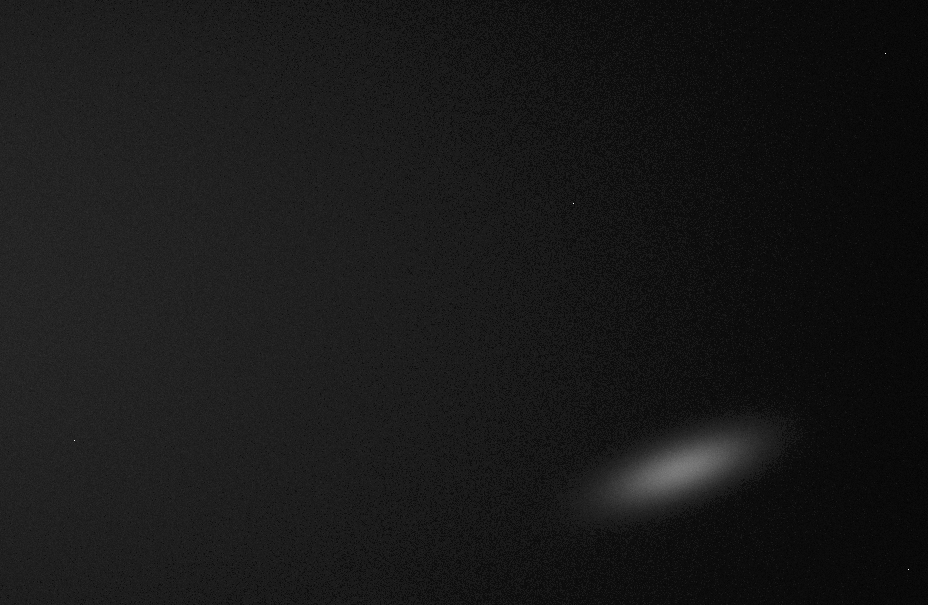
#> input picture test.png, 928 x 605 px
$ python beam_plot_example.py test.png
#> lines starting #> are read from the running program, lines starting #| are printed output that depends on the picture
#> in main, img is the input picture: PIL image 928x605 RGBA; mean R, G, B, A 24.2, 24.2, 24.2, 255
### beam_analysis.py
"""
beam_analysis.py
~~~~~~~~~~~~~~~~

Analysis helpers for transverse laser beam profiles (2D intensity images).

Capabilities:
- ISO 11146 second-moment method: iteratively estimate centroid, principal-axis angle, and second-moment radii (2*sigma) with robust background handling.
- 1D Gaussian fits along the principal axes: fit integrated profiles to A * exp(-2 * ((x - centre)/radius)**2) to obtain 1/e^2 radii.

High-level API: analyze_beam(image) returns a dict with:
- theta: principal-axis angle (radians)
- rx_iso, ry_iso: second-moment radii (2*sigma)
- cx, cy: centroid (pixels) in original image coordinates
- Ix_spectrum, Iy_spectrum: (positions, intensity) tuples
- img_for_spec, img_for_spec_origin: processed ROI (not rotated) and its origin
- gauss_fit_x, gauss_fit_y: Gaussian fit dicts (amplitude, centre, radius, covariance)
- iterations: ISO iteration count

Depends on NumPy and SciPy only.
"""

from __future__ import annotations

import numpy as np
from numpy.typing import ArrayLike
from concurrent.futures import ProcessPoolExecutor
from scipy.ndimage import gaussian_filter
from scipy.ndimage import rotate as nd_rotate
from scipy.optimize import curve_fit
from typing import Dict, Tuple, Optional, Literal, Union, Iterable, List

ClipMode = Literal["none", "zero", "otsu"]

__all__ = [
    "bg_subtract",
    "estimate_background_edge_ring",
    "get_beam_size",
    "fit_gaussian",
    "iso_second_moment",
    "analyze_beam",
    "analyze_beam_batch",
]


def _resolve_clip_mode(value: Union[bool, str, None], *, default: ClipMode = "none") -> ClipMode:
    # Translate user-facing options into an internal clip mode.
    # Accepts booleans (True->'zero', False->'none'), strings, or None.
    if value is None:
        return default
    if isinstance(value, bool):
        return "zero" if value else "none"
    mode = value.lower()
    if mode == "true":
        mode = "zero"
    if mode not in {"none", "zero", "otsu"}:
        raise ValueError(f"Unsupported clip_negatives mode: {value!r}")
    return mode  # type: ignore[return-value]


def _apply_clip_mode(arr: np.ndarray, mode: ClipMode) -> np.ndarray:
    if mode == "none":
        return arr

    finite_mask = np.isfinite(arr)
    if not finite_mask.any():
        arr.fill(0.0)
        return arr

    if mode == "zero":
        arr[~finite_mask] = 0.0
        np.maximum(arr, 0.0, out=arr)
        return arr

    # mode == "otsu": compute a constant floor (Otsu over finite values)
    # and subtract it before clipping to zero.
    finite_vals = arr[finite_mask]
    rmin = float(finite_vals.min())
    shifted = finite_vals - rmin
    rng = float(shifted.max())
    if rng > 0.0:
        hist, edges = np.histogram(shifted, bins=256, range=(0.0, rng))
        p = hist.astype(np.float64)
        p_sum = p.sum()
        if p_sum > 0.0:
            p /= p_sum
        else:
            p.fill(1.0 / p.size)
        w = np.cumsum(p)
        m = np.cumsum(p * np.arange(p.size, dtype=np.float64))
        mt = m[-1]
        denom = w * (1.0 - w)
        sb2 = (mt * w - m) ** 2 / (denom + 1e-18)
        k = int(np.nanargmax(sb2))
        thr = 0.5 * (edges[k] + edges[k + 1])
    else:
        thr = 0.0

    offset = rmin + thr
    arr -= offset
    np.maximum(arr, 0.0, out=arr)
    arr[~finite_mask] = 0.0
    return arr


# [4 lines left out: function _analyze_beam_worker, not called in this run]


def bg_subtract(
    img: ArrayLike,
    *,
    clip_negatives: Union[bool, str, None] = False,
) -> np.ndarray:
    """Robustly subtract the background from an image.

    The background level is estimated from the outer 5 % border of the
    frame. Instead of removing a single scalar offset, we fit an affine
    plane ``a*x + b*y + c`` to the border pixels by means of iterative
    sigma clipping and subtract the fitted plane from the full image.
    This allows slowly varying backgrounds to be removed while retaining
    robustness against outliers along the border. The returned array is
    provided as ``float64``.

    Parameters
    ----------
    img : array_like
        2D array representing the image. The values are converted to
        floating point internally.

    clip_negatives : bool or {"none", "zero", "otsu"}, optional
        Controls how negative residuals are handled after subtraction.
        ``False`` (default) keeps signed data per ISO 11146. ``True`` or
        ``"zero"`` clips only negative values. ``"otsu"`` applies an
        Otsu-derived constant floor before clipping to zero. ISO 11146
        recommends keeping negative samples; clipping can be enabled for
        improved robustness on noisy data.

    Returns
    -------
    np.ndarray
        The background-subtracted image as ``float64``. Negative clipping
        is only applied when ``clip_negatives`` is ``True``.
    """
#> called with clip_negatives = 'none'
    arr = np.asarray(img, dtype=np.float64)
    h, w = arr.shape

    clip_mode = _resolve_clip_mode(clip_negatives)

    if h == 0 or w == 0:
        return _apply_clip_mode(arr.copy(), clip_mode)

    # Border ring width set to ceil(5% * min(h, w))
    m = int(np.ceil(0.05 * min(h, w)))
    if m < 1:
        finite = np.isfinite(arr)
        if not finite.any():
            return _apply_clip_mode(arr.copy(), clip_mode)
        return _apply_clip_mode(arr - np.median(arr[finite]), clip_mode)

    # Build edge ring mask; avoid double-counting corners
    border_mask = np.zeros((h, w), dtype=bool)
    border_mask[:m, :] = True
    border_mask[-m:, :] = True
    border_mask[:, :m] = True
    border_mask[:, -m:] = True

    y_indices, x_indices = np.indices(arr.shape)
    x = x_indices[border_mask].astype(np.float64)
    y = y_indices[border_mask].astype(np.float64)
    z = arr[border_mask]

    finite = np.isfinite(z)
    x = x[finite]
    y = y[finite]
    z = z[finite]

    if z.size == 0:
        return _apply_clip_mode(arr.copy(), clip_mode)
    if z.size < 3:
        return _apply_clip_mode(arr - np.median(z), clip_mode)

    # Robustly fit an affine plane a*x + b*y + c to border samples
    A = np.column_stack((x, y, np.ones_like(x)))
    params = None
    for _ in range(3):
        sol, *_ = np.linalg.lstsq(A, z, rcond=None)
        params = sol
        residuals = z - A @ params
        res_med = np.median(residuals)
        mad_raw = np.median(np.abs(residuals - res_med))
        sigma = 1.4826 * mad_raw
        thresh = 3.0 * max(sigma, np.finfo(float).eps)
        mask = np.abs(residuals - res_med) < thresh
        if mask.all():
            break
        if mask.sum() < 3:
            break
        A = A[mask]
        x = x[mask]
        y = y[mask]
        z = z[mask]
#> this loop made 3 passes
#> (params, res_med, mad_raw, sigma, thresh) on passes 1 to 3: ([-0.0275, -0.000637, 33.87], 0.155, 2.62, 3.88, 11.64), ([-0.028, -0.000566, 34.16], 0.126, 2.57, 3.81, 11.44), ([-0.028, -0.000563, 34.18], 0.121, 2.57, 3.81, 11.42)

    if params is None:
        return _apply_clip_mode(arr - np.median(z), clip_mode)

    # Evaluate the plane on the full grid and subtract
    bg_plane = params[0] * x_indices + params[1] * y_indices + params[2]
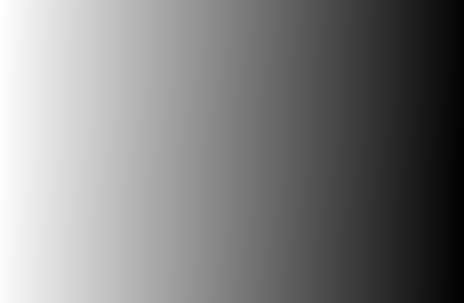
#> bg_plane: shape (605, 928) float64 (shown at 1/2 size); min 7.88, max 34.18, mean 21; drawn with min black and max white
    return _apply_clip_mode(arr - bg_plane, clip_mode)

# [44 lines left out: function estimate_background_edge_ring, not called in this run]


def get_beam_size(profile: ArrayLike) -> Tuple[float, float, float, float, float]:
    """Return ISO second-moment radii and centroid for a beam profile.

    Parameters
    ----------
    profile : array_like
        Background-subtracted 2D intensity distribution. Optional
        negative-value clipping should be handled upstream.

    Returns
    -------
    tuple of float
        ``(rx, ry, cx, cy, phi)`` where ``rx`` and ``ry`` are 2·sigma
        second-moment radii, and ``phi`` is the major principal
        axis angle in radians, counter-clockwise from +x in laboratory
        coordinates (y up).
    """
    I = np.asarray(profile, dtype=np.float64)
    if I.size == 0:
        return 0.0, 0.0, 0.0, 0.0, 0.0
    if not np.isfinite(I).all():
        I = np.nan_to_num(I, nan=0.0, posinf=0.0, neginf=0.0)

    total = I.sum()
    if total <= 0.0:
        return 0.0, 0.0, 0.0, 0.0, 0.0

    y_indices, x_indices = np.indices(I.shape, dtype=np.float64)
    cx = float((I * x_indices).sum() / total)
    cy = float((I * y_indices).sum() / total)

    dx = x_indices - cx
    dy = y_indices - cy
    sigma_x_sq = float((I * dx ** 2).sum() / total)
    sigma_y_sq = float((I * dy ** 2).sum() / total)
    sigma_xy = float((I * dx * dy).sum() / total)

    rx = 2.0 * np.sqrt(max(sigma_x_sq, 0.0))
    ry = 2.0 * np.sqrt(max(sigma_y_sq, 0.0))

    cov = np.array([[sigma_x_sq, sigma_xy], [sigma_xy, sigma_y_sq]], dtype=np.float64)
    evals, evecs = np.linalg.eigh(cov)
    major_axis = evecs[:, int(np.argmax(evals))]

    theta_img = float(np.arctan2(major_axis[1], major_axis[0]))
    phi = (-theta_img + np.pi) % np.pi
    if phi > np.pi / 2:
        phi -= np.pi

    return float(rx), float(ry), cx, cy, -float(phi)


# [45 lines left out: function get_beam_size_old, not called in this run]


def fit_gaussian(x: np.ndarray, y: np.ndarray, start_params: Tuple[float, float, float]) -> Tuple[Tuple[float, float, float], np.ndarray]:
    """Fit a 1D Gaussian: ``A * exp(-2 * ((x - centre)/radius)**2)``.

    The Gaussian used here matches the model employed in the MATLAB
    function ``fitGauss``【881670830533059†screenshot】.  The decay constant ``radius`` corresponds
    to the 1/e² radius.  Initial guesses for the amplitude ``A``,
    centre and radius are passed via ``start_params``.  The function
    returns the best‑fit parameters and the covariance matrix.

    Parameters
    ----------
    x : ndarray
        1D array of positions.
    y : ndarray
        1D array of intensities.
    start_params : tuple
        Tuple ``(A, centre, radius)`` providing initial guesses for the
        parameters.

    Returns
    -------
    params : tuple of floats
        Best‑fit values ``(A, centre, radius)``.
    covariance : ndarray
        3×3 covariance matrix returned by ``scipy.optimize.curve_fit``.
    """
    # define the Gaussian model
    def model(x, A, centre, radius):
        return A * np.exp(-2.0 * ((x - centre) / radius) ** 2)
    # perform the fit.  Use bounds to ensure positive radius.
    popt, pcov = curve_fit(model, x, y, p0=start_params, bounds=([-np.inf, -np.inf, 0], [np.inf, np.inf, np.inf]))
    return (popt[0], popt[1], popt[2]), pcov


def iso_second_moment(
    img: ArrayLike,
    aperture_factor: float = 3.0,
    principal_axes_rot: bool = True,
    clip_negatives: Union[bool, str, None] = False,
    angle_clip_mode: Union[bool, str, None] = "otsu",
    tol: float = 1,
    max_iterations: int = 100,
    *,
    background_subtraction: bool = True,
    rotation_angle: Optional[float] = None,
) -> Dict[str, object]:
    """Iteratively compute ISO 11146 second-moment beam parameters.

    Overview
    - Iteratively crop around a provisional centre, subtract background
      (optional), compute second moments, and update the ROI until
      convergence or ``max_iterations`` is reached.
    - Optionally rotate the final ROI so the principal axes align with
      the image axes.

    Parameters
    ----------
    img : array_like
        2D input image (beam profile).
    aperture_factor : float, optional
        Crop half-size factor relative to the current radius estimate
        (default 3.0).
    principal_axes_rot : bool, optional
        If True, return radii along the principal axes by rotating the
        final cropped image. If False, radii are along the image axes.
    clip_negatives : bool or {"none", "zero", "otsu"}, optional
        Negative handling for second-moment computation and spectra.
        'none' keeps signed data; 'zero' clips negatives to zero; 'otsu'
        first applies an Otsu-derived constant floor, then clips.
    angle_clip_mode : bool or {"none", "zero", "otsu"}, optional
        Background handling used only for principal-axis angle
        estimation. None reuses ``clip_negatives``. Default 'otsu'
        stabilises angle estimation on noisy data.
    tol : float, optional
        Convergence tolerance on ``|drx| + |dry|`` in pixels (default 1).
    max_iterations : int, optional
        Maximum number of iterations (default 100).
    background_subtraction : bool, optional
        If True (default), subtract a robust affine plane background on
        the full frame and ROI. If False, use raw data.
    rotation_angle : float or None, optional
        Fixed principal-axis angle (radians). If provided, overrides the
        automatically estimated angle.

    Returns
    -------
    dict
        Keys include: ``cx``, ``cy``, ``rx``, ``ry``, ``phi``,
        ``iterations``, ``processed_img``, ``crop_origin``,
        ``rotated_img``, ``rotated_crop_origin``.
    """
    # convert to float and ensure a copy so modifications do not affect the original
    raw_img = np.asarray(img, dtype=np.float64)
    # Base background handling: optionally subtract background, otherwise use raw image
    if background_subtraction:
        full_img_base = bg_subtract(raw_img, clip_negatives="none")
    else:
        full_img_base = raw_img.copy()

    clip_mode = _resolve_clip_mode(clip_negatives)
    angle_mode = _resolve_clip_mode(angle_clip_mode, default=clip_mode)

    if clip_mode == "none":
        full_img = full_img_base
    else:
        full_img = full_img_base.copy()
        _apply_clip_mode(full_img, clip_mode)

    if angle_mode == clip_mode:
        full_img_angle = full_img
    elif angle_mode == "none":
        full_img_angle = full_img_base
    else:
        full_img_angle = full_img_base.copy()
        _apply_clip_mode(full_img_angle, angle_mode)
#> call 2 of _apply_clip_mode, with mode = 'otsu'
#> in _apply_clip_mode (call 2), `rmin = float(finite_vals.min())`: rmin = -22.69
#> in _apply_clip_mode (call 2), `rng = float(shifted.max())`: rng = 269.3
#> in _apply_clip_mode (call 2), `hist, edges = np.histogram(shifted, bins=256, range=(0.0, rng))`: hist = 256 values, max 45202 at index 22, min 0 at index 130, mean 2193.1; edges = 257 values from 0 to 269.3
#> in _apply_clip_mode (call 2), `p = hist.astype(np.float64)`: p has the same summary as hist
#> in _apply_clip_mode (call 2), `p_sum = p.sum()`: p_sum = 561440
#> in _apply_clip_mode (call 2), `p /= p_sum`: p = 256 values, max 0.0805 at index 22, min 0 at index 130, mean 0.00391
#> in _apply_clip_mode (call 2), `w = np.cumsum(p)`: w = 256 values from 5.34e-06 to 1
#> in _apply_clip_mode (call 2), `m = np.cumsum(p * np.arange(p.size, dtype=np.float64))`: m = 256 values from 0 to 24.09
#> in _apply_clip_mode (call 2), `mt = m[-1]`: mt = 24.09
#> in _apply_clip_mode (call 2), `denom = w * (1.0 - w)`: denom = 256 values, max 0.25 at index 23, min -2.22e-15 at index 255, mean 0.0133
#> in _apply_clip_mode (call 2), `sb2 = (mt * w - m) ** 2 / (denom + 1e-18)`: sb2 = 256 values, max 37.79 at index 51, min -1.28e-12 at index 255, mean 10.83
#> in _apply_clip_mode (call 2), `k = int(np.nanargmax(sb2))`: k = 51
#> in _apply_clip_mode (call 2), `thr = 0.5 * (edges[k] + edges[k + 1])`: thr = 54.17
#> in _apply_clip_mode (call 2), `offset = rmin + thr`: offset = 31.48
#> in _apply_clip_mode (call 2), `np.maximum(arr, 0.0, out=arr)`:
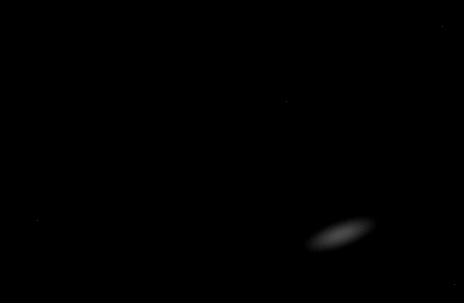
#> arr: shape (605, 928) float64 (shown at 1/2 size); min 0, max 215.1, mean 0.4

    ny, nx = full_img.shape
    # initial centre: use smoothed image to avoid hot pixels
    # Light Gaussian blur reduces influence of hot pixels on seed location
    smoothed = gaussian_filter(full_img, sigma=2.0)
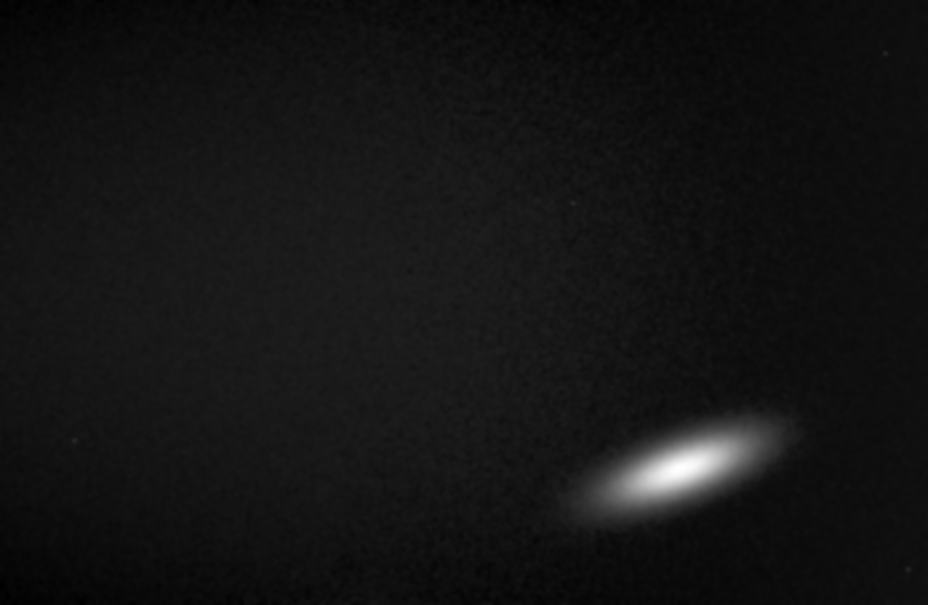
#> smoothed: shape (605, 928) float64; min -5.88, max 105.6, mean 3.2; drawn with min black and max white
    max_idx = np.unravel_index(np.argmax(smoothed), smoothed.shape)
#> max_idx = (468, 678)
    cy, cx = float(max_idx[0]), float(max_idx[1])
#> cy = 468; cx = 678
#> (the rest of the program and of its run is left out)
